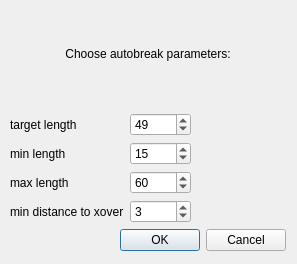
<?xml version="1.0" encoding="UTF-8"?>
<ui version="4.0">
 <class>Dialog</class>
 <widget class="QDialog" name="Dialog">
  <property name="geometry">
   <rect>
    <x>0</x>
    <y>0</y>
    <width>297</width>
    <height>264</height>
   </rect>
  </property>
  <property name="sizePolicy">
   <sizepolicy hsizetype="Fixed" vsizetype="Fixed">
    <horstretch>0</horstretch>
    <verstretch>0</verstretch>
   </sizepolicy>
  </property>
  <property name="windowTitle">
   <string>Dialog</string>
  </property>
  <widget class="QWidget" name="layoutWidget">
   <property name="geometry">
    <rect>
     <x>10</x>
     <y>0</y>
     <width>276</width>
     <height>251</height>
    </rect>
   </property>
   <layout class="QVBoxLayout" name="verticalLayout">
    <item>
     <widget class="QLabel" name="label">
      <property name="text">
       <string>Choose autobreak parameters:</string>
      </property>
      <property name="alignment">
       <set>Qt::AlignCenter</set>
      </property>
     </widget>
    </item>
    <item>
     <layout class="QFormLayout" name="formLayout">
      <property name="fieldGrowthPolicy">
       <enum>QFormLayout::FieldGrowthPolicy::FieldsStayAtSizeHint</enum>
      </property>
      <item row="3" column="0">
       <widget class="QLabel" name="maxLengthLabel">
        <property name="text">
         <string>max length</string>
        </property>
       </widget>
      </item>
      <item row="3" column="1">
       <widget class="QSpinBox" name="maxLengthSpinBox">
        <property name="maximum">
         <number>10000</number>
        </property>
        <property name="value">
         <number>60</number>
        </property>
       </widget>
      </item>
      <item row="1" column="1">
       <widget class="QSpinBox" name="targetLengthSpinBox">
        <property name="maximum">
         <number>10000</number>
        </property>
        <property name="value">
         <number>49</number>
        </property>
       </widget>
      </item>
      <item row="1" column="0">
       <widget class="QLabel" name="targetLengthLabel">
        <property name="text">
         <string>target length</string>
        </property>
       </widget>
      </item>
      <item row="2" column="0">
       <widget class="QLabel" name="minLengthLabel">
        <property name="text">
         <string>min length</string>
        </property>
       </widget>
      </item>
      <item row="2" column="1">
       <widget class="QSpinBox" name="minLengthSpinBox">
        <property name="maximum">
         <number>10000</number>
        </property>
        <property name="value">
         <number>15</number>
        </property>
       </widget>
      </item>
      <item row="5" column="0">
       <widget class="QLabel" name="minLegLengthLabel">
        <property name="text">
         <string>min distance to xover</string>
        </property>
       </widget>
      </item>
      <item row="5" column="1">
       <widget class="QSpinBox" name="minLegLengthSpinBox">
        <property name="minimum">
         <number>2</number>
        </property>
        <property name="maximum">
         <number>10000</number>
        </property>
        <property name="value">
         <number>3</number>
        </property>
       </widget>
      </item>
     </layout>
    </item>
    <item>
     <widget class="QDialogButtonBox" name="buttonBox">
      <property name="orientation">
       <enum>Qt::Horizontal</enum>
      </property>
      <property name="standardButtons">
       <set>QDialogButtonBox::Cancel|QDialogButtonBox::Ok</set>
      </property>
     </widget>
    </item>
   </layout>
  </widget>
 </widget>
 <tabstops>
  <tabstop>targetLengthSpinBox</tabstop>
  <tabstop>minLengthSpinBox</tabstop>
  <tabstop>maxLengthSpinBox</tabstop>
  <tabstop>minLegLengthSpinBox</tabstop>
  <tabstop>buttonBox</tabstop>
 </tabstops>
 <resources/>
 <connections>
  <connection>
   <sender>buttonBox</sender>
   <signal>accepted()</signal>
   <receiver>Dialog</receiver>
   <slot>accept()</slot>
   <hints>
    <hint type="sourcelabel">
     <x>248</x>
     <y>254</y>
    </hint>
    <hint type="destinationlabel">
     <x>157</x>
     <y>274</y>
    </hint>
   </hints>
  </connection>
  <connection>
   <sender>buttonBox</sender>
   <signal>rejected()</signal>
   <receiver>Dialog</receiver>
   <slot>reject()</slot>
   <hints>
    <hint type="sourcelabel">
     <x>316</x>
     <y>260</y>
    </hint>
    <hint type="destinationlabel">
     <x>286</x>
     <y>274</y>
    </hint>
   </hints>
  </connection>
 </connections>
</ui>
